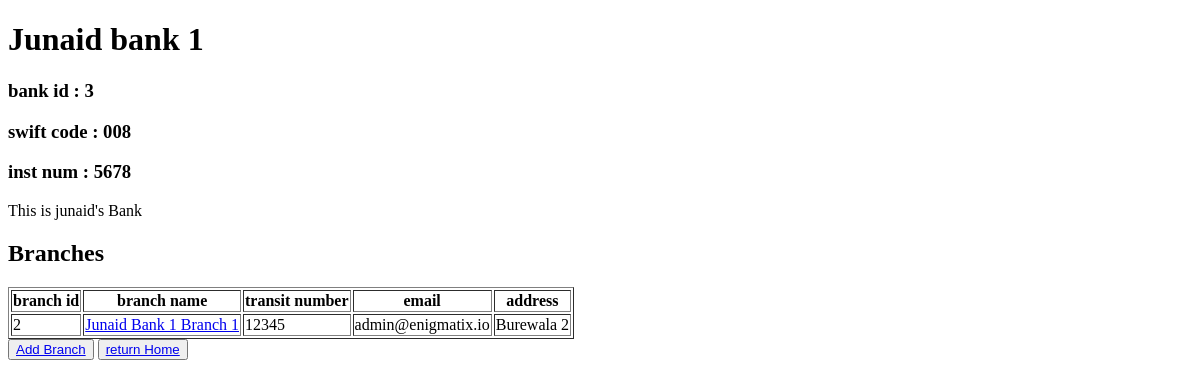
/banks/3/details/ (signed in), run on an earlier commit of the app's database.
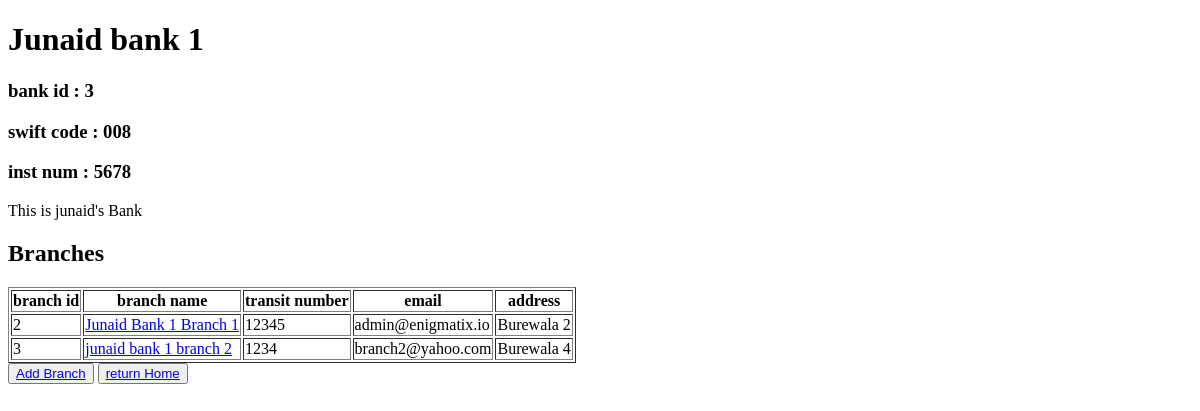
And on a later commit of the database.
### banks/models.py (models this page shows, shortened)
class Bank(models.Model):
    owner = models.ForeignKey(
        User, null=False, blank=False, on_delete=models.CASCADE)
    name = models.CharField(max_length=100, null=False, blank=False, unique=True)
    swift_code = models.CharField(max_length=100, null=False, blank=False, unique=True)
    institution_number = models.CharField(
        max_length=100, null=False, blank=False, unique=True)
    description = models.CharField(max_length=100, null=False, blank=False)

class Branch(models.Model):
    bank = models.ForeignKey(Bank, on_delete=models.CASCADE)
    name = models.CharField(max_length=100, null=False, blank=False, unique=True)
    transit_number = models.CharField(max_length=100, null=False, blank=False, unique=True)
    address = models.CharField(max_length=100, null=False, blank=False)
    email = models.EmailField(unique=True,
        validators=[EmailValidator(message="Enter a valid email address.")],
        default="admin@enigmatix.io"
    )
    capacity = models.PositiveIntegerField(null=True, blank=True)
    last_modified = models.DateTimeField(auto_now=True)

### banks/views.py (the view)
# urls.py: path('<int:pk>/details/', views.BankDetail.as_view(), name='bank-detail'),
class BankDetail(LoginRequiredMixin, DetailView):
    model = Bank
    template_name = 'banks/bank_details.html'
    context_object_name = 'bank'
    def get_object(self, queryset=None):
        obj = super().get_object(queryset)
        if obj.owner != self.request.user:
            raise Http404("you don't have permission to access this page")
        return obj

### banks/templates/banks/bank_details.html (shortened to what this page needs)
<!DOCTYPE html>
<html lang="en">
<head>
</head>
<body>
    <h1>{{bank.name}}</h1>
    <h3>bank id : {{bank.id}}</h3>
    <h3>swift code : {{bank.swift_code}}</h3>
    <h3>inst num : {{bank.institution_number}}</h3>
    <p>{{ bank.description }}</p>
    <h2>Branches</h2>
    <table border="1">
        <tr>
            <th>branch id</th>
            <th>branch name</th>
            <th>transit number</th>
            <th>email</th>
            <th>address</th>
        {% for branch in bank.branch_set.all %}
            <tr>
            <td>{{ branch.id }}</td>
            <td><a href="{% url 'banks:branch-detail' pk=branch.id %}">{{ branch.name }}</a></td>
            <td>{{ branch.transit_number }}</td>
            <td>{{ branch.email }}</td>
            <td>{{ branch.address }}</td>
            </tr>
        {% endfor %}
    </table>
    <button type="submit"><a href="{% url 'banks:add-branch' pk=bank.id %}">Add Branch</a></button>
    <button type="submit"><a href="{% url 'accounts:profile' %}">return Home</a></button>
</body>
</html>

What changed in the data, as far as the page shows it:
added Branch: id "3", name "junaid bank 1 branch 2", transit_number "1234", email "branch2@yahoo.com", address "Burewala 4"
